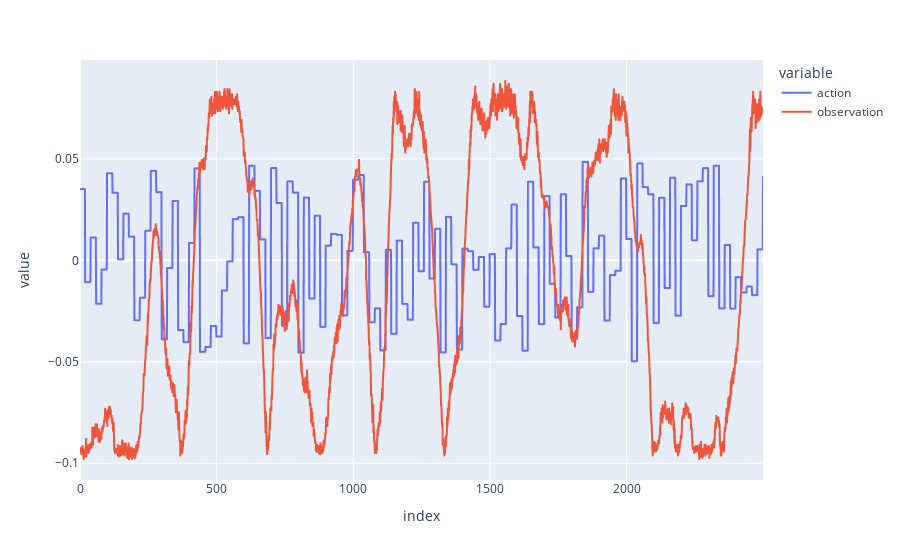

Notebook source saved alongside this figure:
### Code cell
px.line(dfs[0], y=["action", "observation"])

### Figure 1 — Plotly figure (JSON) as saved in the notebook; plotly's stock layout.template omitted (floating-point values rounded to 4 significant figures; data arrays with more than 128 entries replaced by an {"elided": "..."} marker saying what was removed)
{"data": [{"hovertemplate": "variable=action<br>index=%{x}<br>value=%{y}<extra></extra>", "legendgroup": "action", "line": {"color": "#636efa", "dash": "solid"}, "marker": {"symbol": "circle"}, "mode": "lines", "name": "action", "showlegend": true, "type": "scattergl", "x": {"elided": "2500 int values"}, "xaxis": "x", "y": {"elided": "2500 float values"}, "yaxis": "y"}, {"hovertemplate": "variable=observation<br>index=%{x}<br>value=%{y}<extra></extra>", "legendgroup": "observation", "line": {"color": "#EF553B", "dash": "solid"}, "marker": {"symbol": "circle"}, "mode": "lines", "name": "observation", "showlegend": true, "type": "scattergl", "x": {"elided": "2500 int values"}, "xaxis": "x", "y": {"elided": "2500 float values"}, "yaxis": "y"}], "layout": {"legend": {"title": {"text": "variable"}, "tracegroupgap": 0}, "margin": {"t": 60}, "xaxis": {"anchor": "y", "domain": [0, 1], "title": {"text": "index"}}, "yaxis": {"anchor": "x", "domain": [0, 1], "title": {"text": "value"}}}}
